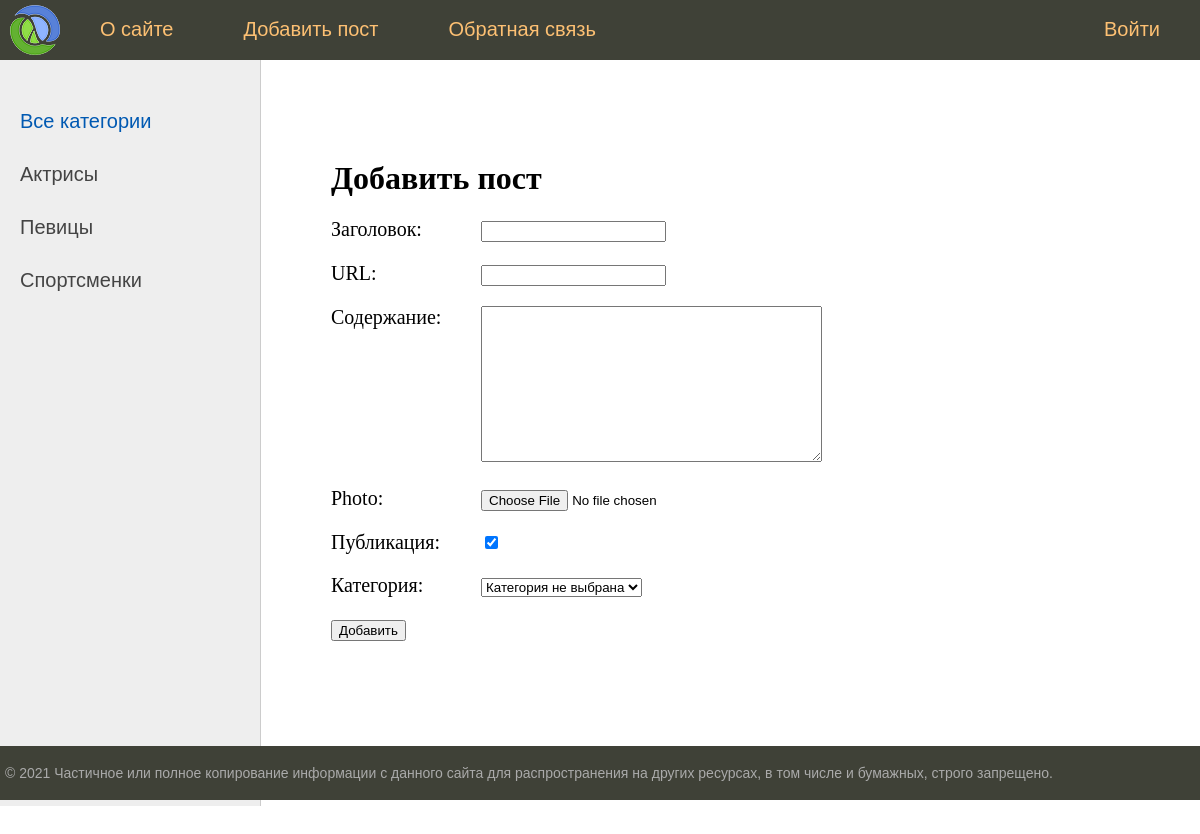
/addpost/, run on the app's committed database.
### women/models.py (models this page shows)
class Category(models.Model):
    name = models.CharField(max_length=100, db_index=True)
    slug = models.SlugField(max_length=225, unique=True, db_index=True, verbose_name='URL')
    def __str__(self):
        return self.name
    def get_absolute_url(self):
        return reverse('show_category', kwargs={'slug_url': self.slug})
    class Meta:
        verbose_name = 'Категория'
        verbose_name_plural = 'Категории'
        ordering = ['id']

### women/views.py (the view)
# urls.py: path('addpost/', add_post, name='add_post'),
def add_post(request):
    if request.method == 'POST':
        form = AddPostForm(request.POST, request.FILES)
        if form.is_valid():
            form.save()
            return redirect('home')
    else:
        form = AddPostForm()
    context = {
        'title': 'Добавить пост',
        'cat_selected': 0,
        'form': form
    }
    return render(request, 'women/addPost.html', context=context)

### women/forms.py
class AddPostForm(forms.ModelForm):
    def __init__(self, *args, **kwargs):
        super().__init__(*args, **kwargs)
        self.fields['cat'].empty_label = 'Категория не выбрана'
    class Meta:
        model = Women
        fields = ['title', 'slug', 'content', 'photo', 'is_published', 'cat']

### women/templatetags/women_tags.py (called while the page is built)
@register.simple_tag()
def get_categories():
    return Category.objects.all()

@register.simple_tag()
def get_menu():
    return menu

### templates/women/addPost.html (shortened to what this page needs)
{% extends 'women/base.html' %}
{% block content %}
    <h1>Добавить пост</h1>
    <form action="{% url 'add_post' %}" method="post" enctype="multipart/form-data">
        {% for f in form %}
            <p><label class="form-label" for="{{ f.id_for_label }}">{{f.label}}: </label>{{ f }}</p>
        {% endfor %}
        <button type="submit">Добавить</button>
    </form>
{% endblock content %}

### templates/women/base.html (shortened to what this page needs)
{% load static %}
{% load women_tags %}
<!DOCTYPE html>
<html>
<head>
	<link type="text/css" href="{% static 'women/css/styles.css' %}" rel="stylesheet" />
</head>
<body>
<table class="table-page" border=0 cellpadding="0" cellspacing="0">
<tr><td valign=top>
{% block mainmenu %}
		<div class="header">
			<ul id="mainmenu" class="mainmenu">
			<li class="logo"><a href="{% url 'home' %}"><div class="logo"></div></a></li>
{% get_menu as menu %}
{% for m in menu %}
	{% if not forloop.last %}
			<li><a href="{% url m.url_name %}">{{m.title}}</a></li>
	{% else %}
			<li class="last"><a href="{% url m.url_name %}">{{m.title}}</a></li>
	{% endif %}
{% endfor %}
			</ul>
		</div>
{% endblock mainmenu %}
<table class="table-content" border=0 cellpadding="0" cellspacing="0">
<tr>
	<td valign="top" class="left-chapters">
	<ul id="leftchapters">
        {% if cat_selected == 0 %}
                   <li class="selected">Все категории</li>
        {% else %}
                   <li><a href="{% url 'home' %}">Все категории</a></li>
        {% endif %}
        {% get_categories as cats %}
        {% for c in cats %}
            {% if c.pk == cat_selected %}
                   <li class="selected">{{c.name}}</li>
            {% else %}
                   <li><a href="{{ c.get_absolute_url }}">{{c.name}}</a></li>
            {% endif %}
        {% endfor %}
	</ul>
</td>
<td valign="top" class="content">
	<div class="content-text">
{% block content %}
{% endblock %}
	</div>
</td></tr></table>
</td></tr>
<tr><td valign=top>
	<div id="footer">
		<p>&copy; 2021 Частичное или полное копирование информации с данного сайта для распространения на других ресурсах, в том числе и бумажных, строго запрещено.</p>
	</div>
</td></tr></table>
</body>
</html>

### women/static/women/css/styles.css (style rules this page uses)
html, body { font-family: 'Arial'; margin: 0; padding: 0; height: 100%; width: 100%; color: #444; }
a { color: #0059b2; text-decoration: none; }
.table-page { width: 100%; height: 100%; vertical-align: top; }
.table-page tr { height: 100%; }
.header { background: #3F4137; height: 60px; }
.logo { background: url('../images/logo.png') no-repeat 10px 5px; width: 70px; height: 60px; }
ul.mainmenu { list-style: none; margin: 0; padding: 0; height: 60px; color: #fdc073; font-size: 20px; overflow: hidden; }
ul.mainmenu li { float: left; margin: 18px 40px 0 30px; }
ul.mainmenu li.logo { margin: 0; }
ul.mainmenu li.last { float: right; }
ul.mainmenu li a { color: #fdc073; text-decoration: none; }
.table-content { width: 100%; min-height: 100%; height: 100%; }
.left-chapters { margin: 0; background: #eee; border-right: 1px solid #ccc; min-height: 100%; }
.left-chapters ul { width: 230px; min-height: 100%; margin: 0; padding: 20px 10px 10px 20px; list-style: none; font-size: 20px; }
.left-chapters ul li { margin: 30px 0 0 0; color: #999; }
.left-chapters ul li.selected { color: #0059b2; }
.left-chapters ul li a { color: #444; text-decoration: none; }
.content { padding: 40px 20px 20px 40px; width: 100%; box-sizing: border-box; }
.content-text { margin: 60px 0 0 30px; color: #000; font-size: 20px; font-family: Yandex Sans Display Light; }
.content-text h1 { font-size: 32px; }
#footer { box-sizing: border-box; background: #3F4137; padding: 5px; color: #aaa; font-size: 14px; font-family: Verdana, Geneva, Arial, Helvetica; text-align: left; overflow: hidden; }
.form-label { display: inline-block; min-width: 150px; vertical-align: top; }

### data on the page
Category: name "Актрисы"
Category: name "Певицы"
Category: name "Спортсменки"

### other printed values
{{ m.title }} "О сайте" "Добавить пост" "Обратная связь"
{{ m.title }} "Войти"
{{ f.label }} "Заголовок" "URL" "Содержание" "Photo" "Публикация" "Категория"
